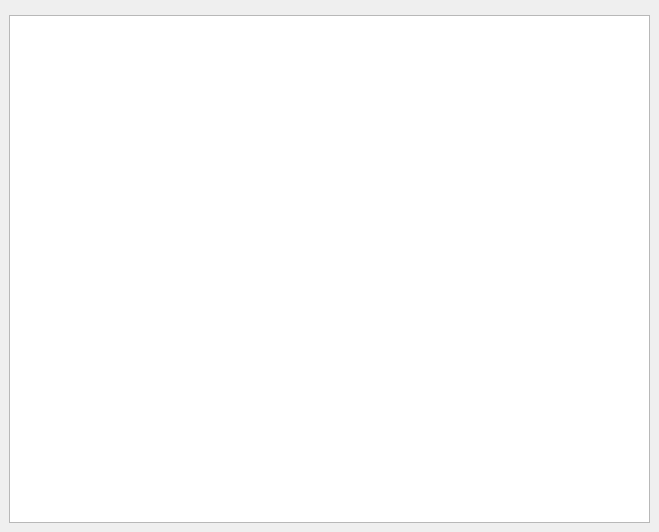
<ui version="4.0" >
 <class>PortfolioDisplay</class>
 <widget class="QWidget" name="PortfolioDisplay" >
  <property name="geometry" >
   <rect>
    <x>0</x>
    <y>0</y>
    <width>659</width>
    <height>532</height>
   </rect>
  </property>
  <property name="windowTitle" >
   <string>Portfolio Display</string>
  </property>
  <layout class="QVBoxLayout" >
   <property name="spacing" >
    <number>6</number>
   </property>
   <property name="margin" >
    <number>9</number>
   </property>
   <item>
    <widget class="FilterBar" native="1" name="filterBar" />
   </item>
   <item>
    <widget class="QTreeView" name="portfolioView" />
   </item>
  </layout>
 </widget>
 <customwidgets>
  <customwidget>
   <class>FilterBar</class>
   <extends>QWidget</extends>
   <header location="global" >profit.lib.widgets.filterbar.h</header>
  </customwidget>
 </customwidgets>
 <resources/>
 <connections/>
</ui>
